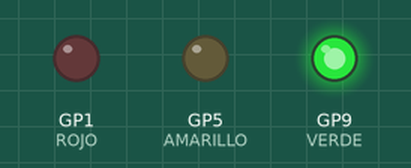
Recording of a sketch running on a simulated Raspberry Pi Pico. Shown: output pins drawn as LEDs (lit = HIGH).

Above: at 1.5 s.
At 3.2 s:
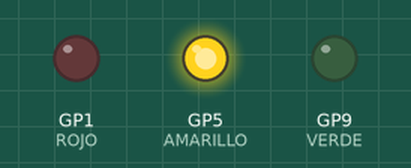
At 4.5 s:
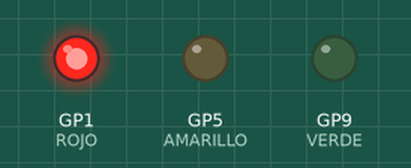
At 5.7 s:
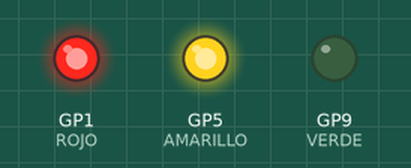
Timing chart, 0 to 7.8 s (numbered marks = the images above):
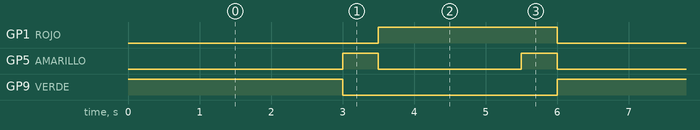

Measured:
- by itself, GP1 (ROJO): alternates HIGH for 2.5 s and LOW for 3.5 s
- by itself, GP5 (AMARILLO): repeats every 6.0 s: LOW 2.0 s, HIGH 0.50 s, LOW 3.0 s, HIGH 0.50 s
- by itself, GP9 (VERDE): alternates HIGH for 3.0 s and LOW for 3.0 s

The sketch:

sketch.ino
```cpp
#define ROJO 1
#define AMARILLO 5
#define VERDE 9

void setup() {
  pinMode(ROJO, OUTPUT);
  pinMode(AMARILLO, OUTPUT);
  pinMode(VERDE, OUTPUT);
}

void loop() {
  digitalWrite(VERDE, HIGH);
  delay(3000);

  digitalWrite(VERDE, LOW);
  digitalWrite(AMARILLO, HIGH);
  delay(500);

  digitalWrite(AMARILLO, LOW);
  digitalWrite(ROJO, HIGH);
  delay(2000);

  digitalWrite(AMARILLO, HIGH);
  delay(500);
  digitalWrite(AMARILLO, LOW);
  digitalWrite(ROJO, LOW);
}
```
